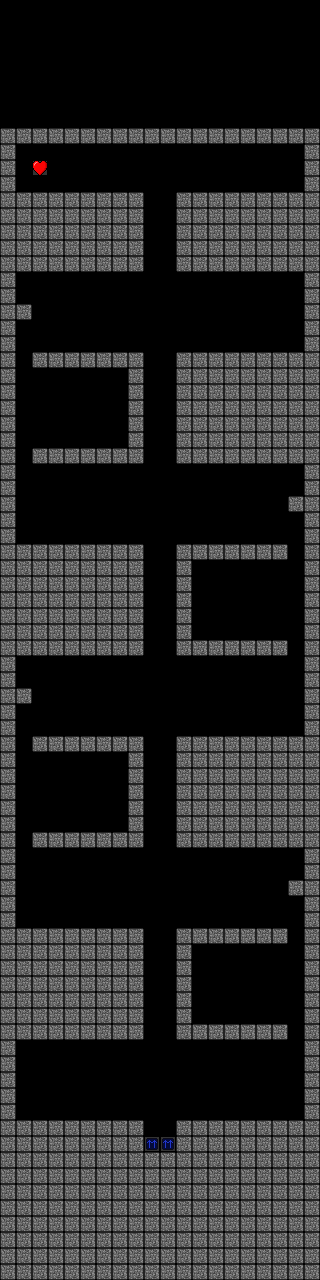

A level layout from a 2D game, rendered from its tile map. Below: a short description, then the map file with tile-grid data replaced by summaries:
An orthogonal 20x80 tile map with 16x16 px tiles, 1 tile layer (blocks) and 10 objects.

<map version="1.0" orientation="orthogonal" width="20" height="80" tilewidth="16" tileheight="16">
 <properties>
  <property name="height" value="80" />
  <property name="max_blocks" value="40:-1:-1" />
  <property name="width" value="20" />
 </properties>
 <tileset firstgid="1" source="blocks.tsx" />
 <layer name="blocks" width="20" height="80">
  <data>[1600 cells, 725 non-empty, 3 distinct tile ids]</data>
 </layer>
 <objectgroup name="objects" width="20" height="80">
  <object x="16" y="272" width="288" height="80">
   <properties>
    <property name="gravity" value="" />
   </properties>
  </object>
  <object x="16" y="464" width="288" height="80">
   <properties>
    <property name="gravity" value="" />
   </properties>
  </object>
  <object x="16" y="848" width="288" height="80">
   <properties>
    <property name="gravity" value="" />
   </properties>
  </object>
  <object x="16" y="656" width="288" height="80">
   <properties>
    <property name="gravity" value="" />
   </properties>
  </object>
  <object x="272" y="288" width="16" height="16">
   <properties>
    <property name="spawn_point" value="" />
   </properties>
  </object>
  <object x="144" y="928" width="32" height="112">
   <properties>
    <property name="gravity" value="" />
   </properties>
  </object>
  <object x="16" y="352" width="112" height="112">
   <properties>
    <property name="gravity" value="" />
   </properties>
  </object>
  <object x="192" y="544" width="112" height="112">
   <properties>
    <property name="gravity" value="" />
   </properties>
  </object>
  <object x="16" y="736" width="112" height="112">
   <properties>
    <property name="gravity" value="" />
   </properties>
  </object>
  <object x="192" y="928" width="112" height="112">
   <properties>
    <property name="gravity" value="" />
   </properties>
  </object>
 </objectgroup>
</map>
